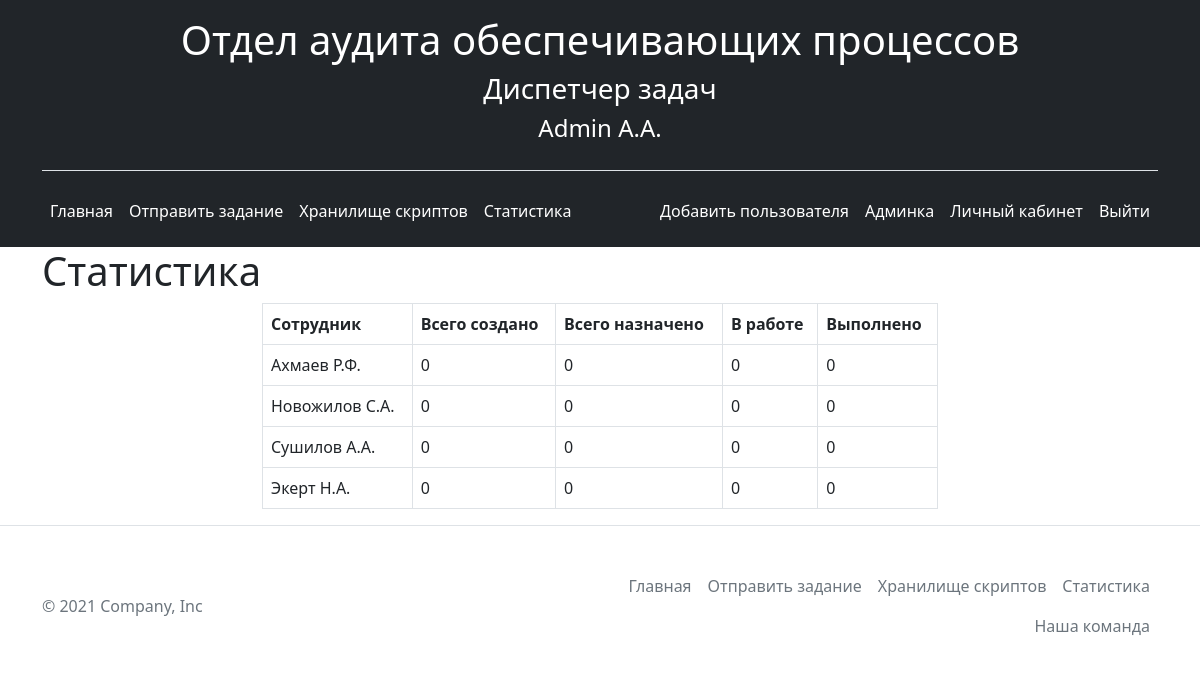
The page /statistics (signed in) on the database its author committed.
### app.py (models this page shows, shortened)
class User(db.Model, UserMixin):
    __tablename__ = 'user'
    id = db.Column(db.Integer, primary_key=True)
    login = db.Column(db.String(20), unique=True, nullable=False)
    fio = db.Column(db.String(20), nullable=False)
    password = db.Column(db.String(1255), nullable=False)
    role_id = db.Column(db.Integer, db.ForeignKey('role.id'), nullable=False, default='1')
    role = db.relationship('Role', foreign_keys=[role_id])

### app.py (the view)
@app.route('/statistics')
@login_required
def statistics():
    create = db.session.query(User.fio, func.count(Task.user))\
        .outerjoin(Task, User.id == Task.user_id)\
        .group_by(User.id)\
        .order_by(User.fio)\
        .all()
    set = db.session.query(User.fio, func.count(Task.to_user))\
        .outerjoin(Task, User.id == Task.to_user_id)\
        .group_by(User.id)\
        .order_by(User.fio)\
        .all()
    inwork = db.session.query(User.fio, func.count(Task.status_id).filter(Task.status_id=='2'))\
        .outerjoin(Task, User.id==Task.to_user_id)\
        .group_by(User.fio) \
        .order_by(User.fio) \
        .all()
    done = db.session.query(User.fio, func.count(Task.status_id).filter(Task.status_id == '3')) \
        .outerjoin(Task, User.id == Task.to_user_id) \
        .group_by(User.fio) \
        .order_by(User.fio) \
        .all()
    return render_template("statistics.html", create=create, set=set, inwork=inwork, done=done)

### app.py (called while the page is built)
@login_manager.user_loader
def load_user(user_id):
    return User.query.get(user_id)

### templates/statistics.html (shortened to what this page needs)
{% extends 'base.html' %}
{% block body %}
<div class="container">
    <h1>Статистика</h1>
</div>
<div class="statistic-table container">
    <table class="table table-striped table-hover table-bordered" id="example">
    <thead>
            <th scope="col" class="">Сотрудник</th>
            <th scope="col" class="">Всего создано</th>
            <th scope="col" class="">Всего назначено</th>
            <th scope="col" class="">В работе</th>
            <th scope="col" class="">Выполнено</th>
    </thead>
    <tbody>
        {% for el in range(1, create|length) %}
            <tr>
                <td>{{ create[el][0] }}</td>
                <td>{{ create[el][1] }}</td>
                <td>{{ set[el][1]}}</td>
                <td>{{ inwork[el][1]}}</td>
                <td>{{ done[el][1]}}</td>
            </tr>
        {% endfor %}
    </tbody>
</table>
</div>
{% endblock %}

### templates/base.html (shortened to what this page needs)
<!doctype html>
<html lang="en">
<head>
    <link rel="stylesheet" href="{{ url_for('static', filename='css/bootstrap.min.css') }}">
    <link rel="stylesheet" href="{{ url_for('static', filename='css/main.css') }}">
	<link rel="stylesheet" type="text/css" href="{{ url_for('static', filename='DataTables/datatables.min.css') }}"/>
</head>
<body>
    <header class="p-3 bg-dark text-white">
        <div class="container">
            <div class="header-logo border-bottom">
                <h1>Отдел аудита обеспечивающих процессов</h1>
                <h3>Диспетчер задач</h3>
                <h4>{{ current_user.fio }}</h4>
            </div>
          <div class="d-flex flex-wrap align-items-center justify-content-center justify-content-lg-start">
            <ul class="nav col-12 col-lg-auto me-lg-auto mb-2 justify-content-center mb-md-0">
              <li><a href="/" class="nav-link px-2 text-white">Главная</font></a></li>
              <li><a href="/taskadd" class="nav-link px-2 text-white"><font style="vertical-align: inherit;">Отправить задание</font></a></li>
              <li><a href="/storagescripts" class="nav-link px-2 text-white"><font style="vertical-align: inherit;">Хранилище скриптов</font></a></li>
              <li><a href="/statistics" class="nav-link px-2 text-white"><font style="vertical-align: inherit;">Статистика</font></a></li>
            </ul>
            <div class="d-flex text-end">
                {% if current_user.role.name == 'Admin' %}
                    <a href="/register" class="nav-link px-2 text-white"><font style="vertical-align: inherit;">Добавить пользователя</font></a>
                {% endif %}
                {% if current_user.login %}
                    <a href="/admin_panel" class="nav-link px-2 text-white"><font style="vertical-align: inherit;">Админка</font></a>
                    <a href="/user/{{ current_user.login }}/{{ current_user.id}}" class="nav-link px-2 text-white"><font style="vertical-align: inherit;">Личный кабинет</font></a>
                    <a href="/logout" class="nav-link px-2 text-white"><font style="vertical-align: inherit;">Выйти</font></a>
                {% else %}
                    <a href="/login" class="nav-link px-2 text-white"><font style="vertical-align: inherit;">Авторизоваться</font></a>
                {% endif %}
            </div>
          </div>
        </div>
    </header>
    {% block body %}{% endblock %}
    <footer class="border-top">
        <div class="container d-flex flex-wrap justify-content-between align-items-center py-3 my-4 ">
        <p class="col-md-4 mb-0 text-muted">© 2021 Company, Inc</p>
        <ul class="nav col-md-6 justify-content-end">
            <li class="nav-item"><a href="/" class="nav-link px-2 text-muted">Главная</a></li>
            <li class="nav-item"><a href="/taskadd" class="nav-link px-2 text-muted">Отправить задание</a></li>
            <li class="nav-item"><a href="/storagescripts" class="nav-link px-2 text-muted">Хранилище скриптов</a></li>
            <li class="nav-item"><a href="/statistics" class="nav-link px-2 text-muted">Статистика</a></li>
            <li class="nav-item"><a href="/about" class="nav-link px-2 text-muted">Наша команда</a></li>
        </ul>
              </div>
  </footer>
</body>
</html>

### static/css/main.css (style rules this page uses)
body { overflow-y: scroll; }
.header-logo { display: flex; align-items: center; flex-direction: column; padding-bottom: 20px; margin-bottom: 20px; }
.tasks-discription tbody, td, tfoot, th, thead, tr { border-color: inherit; border-style: solid; border-width: 1px; }
td { padding-right: 0; }
table { max-width: 1900px; }
.statistic-table { width: 700px; }

### rows shown on the page
User: fio "Admin A.A."
User: fio "Ахмаев Р.Ф."
User: fio "Новожилов С.А."
User: fio "Сушилов А.А."
User: fio "Экерт Н.А."

### other values the page prints
{{ create[el][1] }} "0" "0" "0" "0"
{{ set[el][1] }} "0" "0" "0" "0"
{{ inwork[el][1] }} "0" "0" "0" "0"
{{ done[el][1] }} "0" "0" "0" "0"
